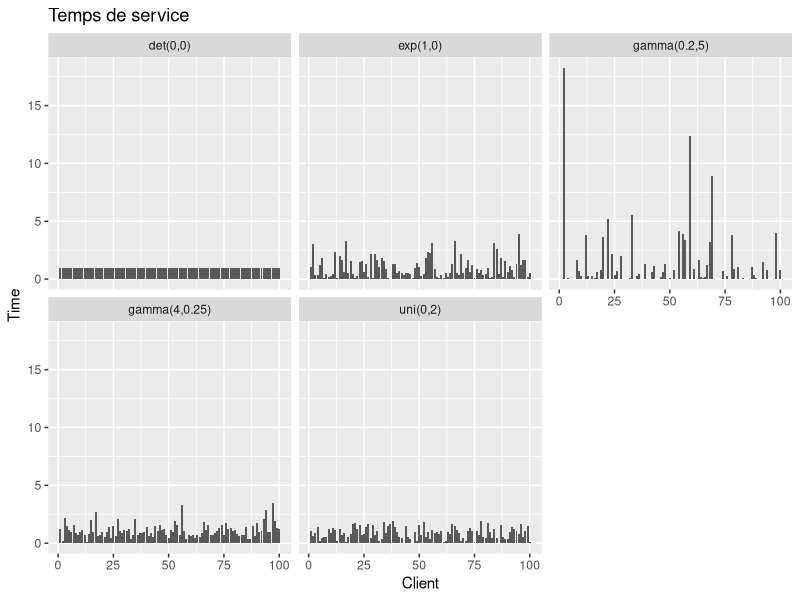
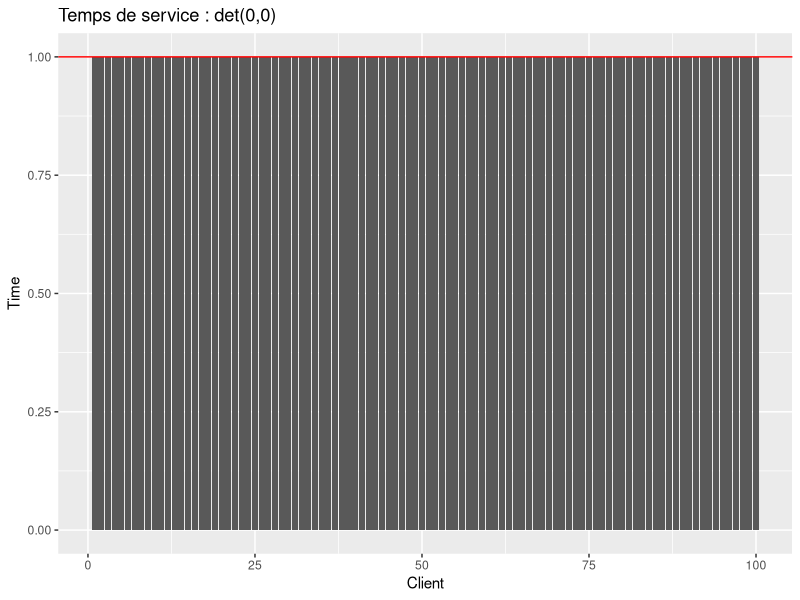
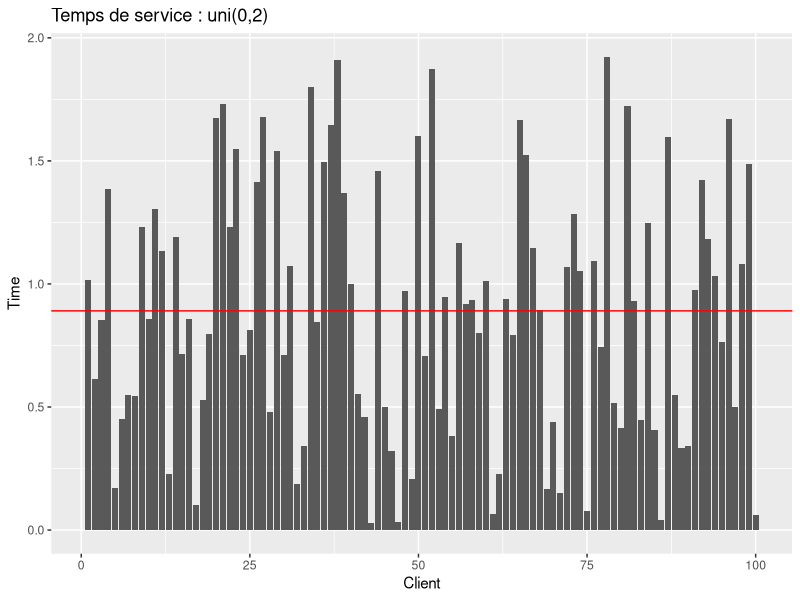
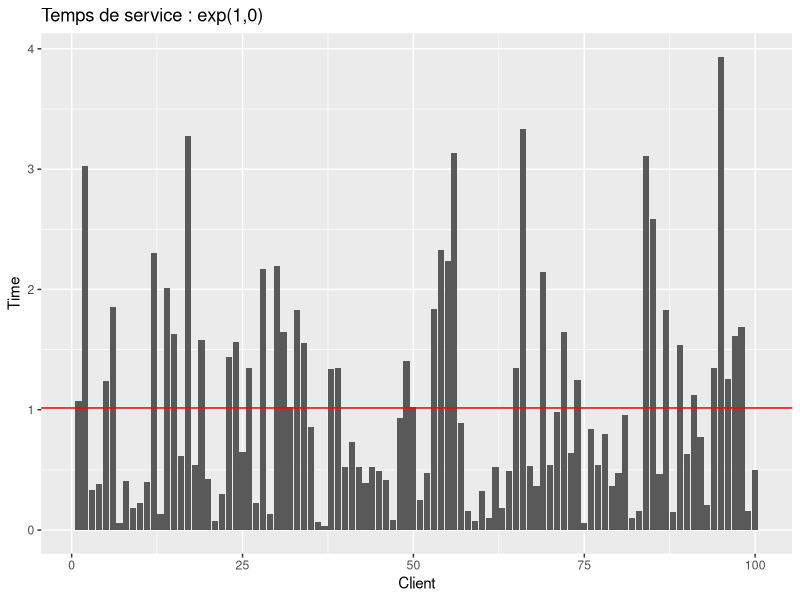
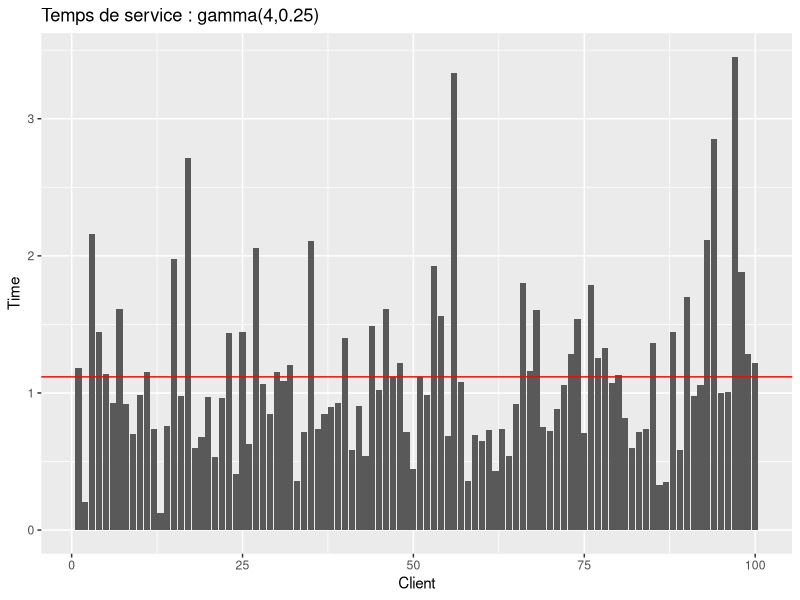
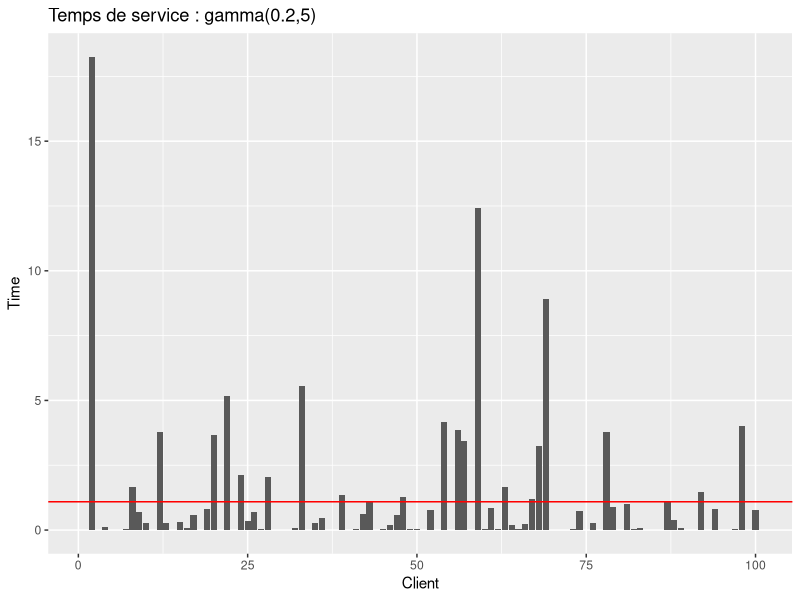
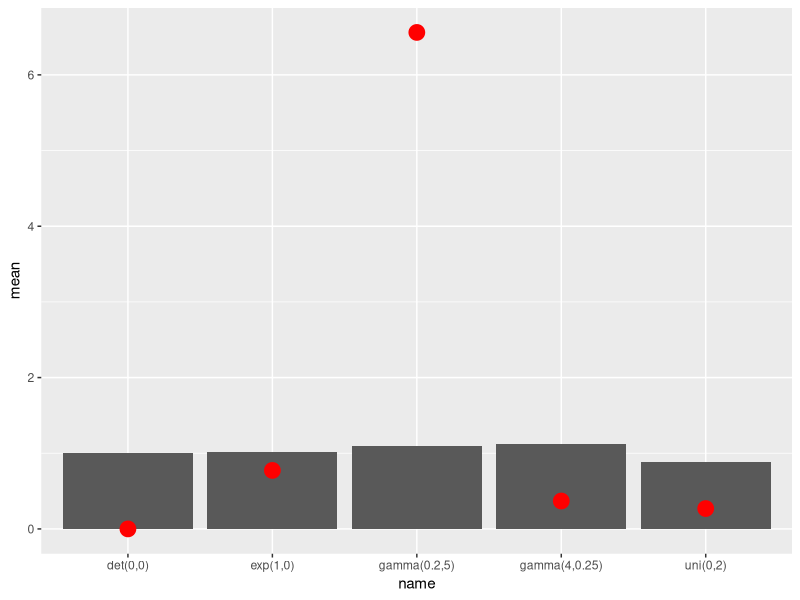
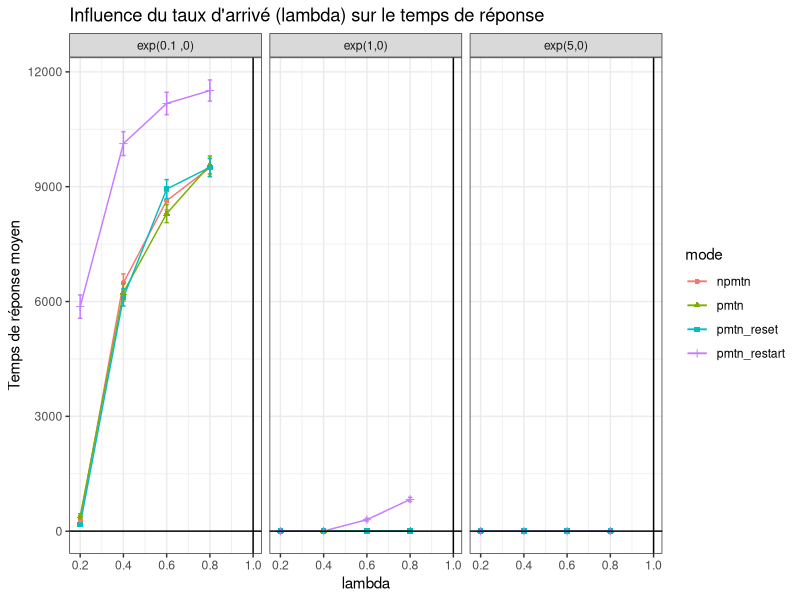

The R source for these figures, in order:
## ---- chunk 1
set.seed(10)
library(plyr)
library(ggplot2)

Service <- function(n=1,typeservice,x,y) {
# genere un temps de service
  switch(typeservice,
         det = rep(1,n),
         uni = runif(n,x,y),
         gamma = rgamma(n,shape=x,scale=y),
         exp = rexp(n,x)
         )
}

## ---- chunk 2
set.seed(10)

laws        = data.frame()
laws        = rbind(laws, data.frame(name="det(0,0)", fun="det", x=0, y=0))
laws        = rbind(laws, data.frame(name="uni(0,2)", fun="uni", x=0, y=2))
laws        = rbind(laws, data.frame(name="exp(1,0)", fun="exp", x=1, y=0))
laws        = rbind(laws, data.frame(name="gamma(4,0.25)", fun="gamma", x=4, y=0.25))
laws        = rbind(laws, data.frame(name="gamma(0.2,5)", fun="gamma", x=0.2, y=5))

n = 100
df = data.frame()

for (law in 1:nrow(laws)) {
  tmp = data.frame(value=Service(n, typeservice=as.character(laws[law,]$fun), laws[law,]$x, laws[law,]$y))
  tmp$id  = 1:length(tmp$value)  
  tmp$name = laws[law,]$name
  
  df = rbind(df, tmp)
}

## ---- chunk 3

ggplot(data=df, aes(x=id, y=value)) + 
  geom_bar(data=df,stat="identity", position="identity") + 
  #geom_hline(yintercept = mean(df$value), color="red") +
  facet_wrap(~name) +
  ylab("Time") + xlab("Client") + 
  ggtitle("Temps de service")


## ---- chunk 4

fun = df[df$name=="det(0,0)",]
ggplot(data=fun, aes(x=id, y=value)) + 
  geom_bar(data=fun,stat="identity", position="identity") + 
  geom_hline(yintercept = mean(fun$value), color="red") +
  ylab("Time") + xlab("Client") + 
  ggtitle(paste("Temps de service", as.character(fun[1,]$name), sep=" : "))

## ---- chunk 5

fun = df[df$name=="uni(0,2)",]
ggplot(data=fun, aes(x=id, y=value)) + 
  geom_bar(data=fun,stat="identity", position="identity") + 
  geom_hline(yintercept = mean(fun$value), color="red") +
  ylab("Time") + xlab("Client") + 
  ggtitle(paste("Temps de service", as.character(fun[1,]$name), sep=" : "))
## ---- chunk 6

fun = df[df$name=="exp(1,0)",]
ggplot(data=fun, aes(x=id, y=value)) + 
  geom_bar(data=fun,stat="identity", position="identity") + 
  geom_hline(yintercept = mean(fun$value), color="red") +
  ylab("Time") + xlab("Client") + 
  ggtitle(paste("Temps de service", as.character(fun[1,]$name), sep=" : "))
## ---- chunk 7

fun = df[df$name=="gamma(4,0.25)",]
ggplot(data=fun, aes(x=id, y=value)) + 
  geom_bar(data=fun,stat="identity", position="identity") + 
  geom_hline(yintercept = mean(fun$value), color="red") +
  ylab("Time") + xlab("Client") + 
  ggtitle(paste("Temps de service", as.character(fun[1,]$name), sep=" : "))
## ---- chunk 8

fun = df[df$name=="gamma(0.2,5)",]
ggplot(data=fun, aes(x=id, y=value)) + 
  geom_bar(data=fun,stat="identity", position="identity") + 
  geom_hline(yintercept = mean(fun$value), color="red") +
  ylab("Time") + xlab("Client") + 
  ggtitle(paste("Temps de service", as.character(fun[1,]$name), sep=" : "))

## ---- chunk 9
var(df[df$name=="gamma(4,0.25)",]$value)
mean(df[df$name=="gamma(4,0.25)",]$value)
## ---- chunk 10
var(df[df$name=="gamma(0.2,5)",]$value)
mean(df[df$name=="gamma(0.2,5)",]$value)
## ---- chunk 11
diff = ddply(df, c("name"), summarise, mean = mean(value), variance = var(value))
ggplot(diff, aes(x=name)) + 
  geom_bar(stat="identity", position="identity", aes(y=mean)) +
  geom_point(aes(y=variance), size=5, color="red") +
  geom_line(aes(y=variance))

## ---- chunk 12
FileLIFO <- function(n,lambda,typeservice,x,y,policy) {
    # simulates a M/GI/1 LIFO queue with different preemption policy
    # parameters:
    #    n :  total number of jobs
    #    lambda : arrival rate
    #    typeservice : service law (det uni gamma exp)
    #    x ,y : parameters of the service law
    #    policy: npmtn, pmtn, pmtn_restart, pmtn_reset
    # return value:
    #    vector with response time of each task assuming the queue is initially empty
    
    A <- rexp(n,lambda)         # inter arrival
    t1 <- cumsum(A)             # arrival dates
    t2 <- rep(NA,n)             # completion dates
    S <- Service(n,typeservice,x,y) # initial service times
    
    #### Variables that define the state of the queue
    t = 0               # current time
    remaining = rep(NA,n)  # how much work remains to do for each task
    running = NA        # index of the currently running task
    waiting = c()       # stack with tasks which have arrived and have not been completed yet
    next_arrival = 1    # index of the next task to arrive
    sys_vide = 0        # by curiosity let's count the number of times the system is empty
    sys_interrupted = 0 # by curiosity let's count the number of times the system is interrupted
    used = rep(0, n)    # by curiosity let's count the total of time used by a process (including its restart)
    #interrupted = data.frame()  # by curiosity let's save the preemptions for counting them later
    
    #### A few useful local functions 
    run_task = function() { # runs the last task of the waiting list
      #if there is still a process in the stack to run, we take the last one in
      if(length(waiting)>0) {
        running <<- waiting[length(waiting)] #it unstacks th e last one
        #we update the remaning time : it depends on the policy chosen
        remaining[running] <<- switch(policy,
                                      #the process restart from the beginning
                                      npmtn = S[running],
                                      
                                      #At first loop it takes S[running], but after remaining[running] is returned
                                      pmtn = min(S[running],remaining[running],na.rm=T),
                                      
                                      #the process restart from the beginning
                                      pmtn_restart = S[running],
                                      
                                      #the process restart with a shorter time
                                      pmtn_reset = Service(1,typeservice,x,y)
                                      )
        waiting <<- waiting[-length(waiting)] #renvoie le tableau privé de l'element a la position length(waiting) => le dernier element empilé
      }
    }

    push_task = function() { # insert the next_arrival-th task to the waiting list
                             # and run it if there is preemption
      if(policy != "npmtn") {
        if(!is.na(running)) {
          waiting <<- c(waiting,running) #it stacks the current process, if t==t1[next_arrival]
          #interrupted = rbind(interrupted, data.frame(id=running, when=t, remaining=remaining[running]))
        }
        running <<- NA
      }
      waiting <<- c(waiting,next_arrival)
      next_arrival <<- next_arrival+1 
      if(is.na(running)) { run_task() }
    }

    #### Main simulation loop
    while(TRUE) { 
      #dt is the time we will minus the remaning running process time
      # Look for next event
      dt = NA
      #have we reached the number max of process arrival ?
      if(next_arrival <=n) { dt = min(dt ,(t1[next_arrival]-t), na.rm=T ) } #dt=t1[..]-t it's a bit akward to take the min with dt because NA are deleted. Notice that t1[next_arrival]-t=dt is the next process arrival time - current time. So this is the elapsed time
      
      #is some process running ? if so, we finish executing it if its remainning time is lower than the delta time of the next arrival
      if(!is.na(running))  { dt = min(dt,remaining[running], na.rm=T) }
      
      #we've reached the max of process (no next arrival) and no process is running, we take off
      if(is.na(dt)) { break }
      
      # Update state
      t=t+dt
      if(!is.na(running)) {
        remaining[running] = remaining[running] - dt
        used[running] = used[running] + dt
        if(remaining[running]<=0) {
          t2[running] = t
          running = NA
          
          #it unstacks the last process and it launchs it depending on the policy chosen (resume, restart, restart with lower time), and affect remain[running] to the corresponding time service
          run_task()
        }
      }
      if((next_arrival<=n) & (t==t1[next_arrival])) {
        push_task() #insert the next_arrival-th task to the waiting list and run it if there is preemption
      }
      
    }
    
    #count the number of times the system is empty
    for(i in 2:n) {
      if ( t1[i]>t2[i-1]) {
        sys_vide = sys_vide + 1
      }
    }
    
    list (jobs = data.frame(arrival = t1, completion=t2, service=used, theoricService=S, response=(t2-t1)), 
          sys_vide = sys_vide)
}    

## ---- chunk 13

set.seed(10)
lambda_min  = 0.1
lambda_max  = 0.95
step        = 0.05
lambdas     = c(.2, .4, .6, .8) #seq(lambda_min, lambda_max, step)
n           = 5000
policies    = c("npmtn","pmtn", "pmtn_restart", "pmtn_reset")

laws        = data.frame()
laws        = rbind(laws, data.frame(name="exp(1,0)", fun="exp", x=1, y=0))
laws        = rbind(laws, data.frame(name="exp(5,0)", fun="exp", x=3, y=0))
laws        = rbind(laws, data.frame(name="exp(0.1 ,0)", fun="exp", x=0.2, y=0))

df = data.frame()
for(law in 1:nrow(laws)) {
  for(policy in policies){ 
    for(lambda in lambdas) {
        tmp=FileLIFO(n, lambda, typeservice=as.character(laws[law,]$fun), laws[law,]$x, laws[law,]$y, policy)$jobs
        tmp$mode = policy
        tmp$lambda = lambda
        tmp$id=1:length(tmp$arrival)
        tmp$law = laws[law,]$name
        df = rbind(df, tmp)
    }
  }
}

library(plyr)
res = ddply(df, c("law", "mode", "lambda"), summarize, n = length(response), responseM=mean(response), sd_response=sd(response))

## ---- chunk 14
ggplot(data=res, aes(x = lambda, y = responseM, color = mode, shape = mode)) + 
  geom_line() +
  geom_point() + 
  geom_errorbar(width = 0.02, aes(x = lambda, y = responseM, ymin = responseM - 2 * sd_response/sqrt(n), ymax = responseM + 2 * sd_response/sqrt(n))) + 
  geom_vline(xintercept = 1) +
  geom_hline(yintercept = 1) +
  theme_bw() +
  facet_wrap(~law) +
  xlab("lambda") +
  ylab("Temps de réponse moyen") +
  ggtitle("Influence du taux d'arrivé (lambda) sur le temps de réponse")

## ---- chunk 15

set.seed(10)
lambda_min  = 0.1
lambda_max  = 0.95
lambdas     = c(.2, .4, .6, .8) #seq(lambda_min, lambda_max, step)
step        = 0.05
n           = 10000
x           = 1
y           = 1
policies    = c("npmtn","pmtn", "pmtn_restart", "pmtn_reset")

df = data.frame()
for(policy in policies){ 
  for(lambda in lambdas) {
      route=FileLIFO(n, lambda, typeservice="exp", x, y, policy)
      tmp=route$jobs
      tmp$mode = policy
      tmp$lambda = lambda
      tmp$id=1:length(tmp$arrival)
      tmp$n = n
      tmp$sys_vide = route$sys_vide
      tmp$sys_interrupted=(tmp$n-tmp$sys_vide)
      df = rbind(df, tmp)
  }
}


library(plyr)
res = ddply(df, c("mode", "lambda", "n", "sys_vide", "sys_interrupted"), summarize, serviceM= mean(service), sd_service=sd(service), responseM=mean(response), sd_response=sd(response))

## ---- chunk 16

ggplot(data=res, aes(x = lambda, y = responseM, color = mode, shape = mode)) + 
  geom_line() +
  geom_point() + 
  geom_errorbar(width = 0.02, aes(x = lambda, y = responseM, ymin = responseM - 2 * sd_response/sqrt(n), ymax = responseM + 2 * sd_response/sqrt(n))) + 
  geom_vline(xintercept = 1) +
  geom_hline(yintercept = 1) +
  theme_bw() +
  xlab("lamba") +
  ylab("Temps de réponse moyen") +
  ggtitle("Influence du taux d'arrivé (lambda) sur le temps de réponse")
## ---- chunk 17
#mean = ddply(res, c("lambda"), summarize, sys_int= mean(sys_interrupted))
ggplot(data=res, aes(x=lambda) )+
  geom_point(aes (y=(sys_interrupted), colour=(sys_interrupted), shape=mode)) +
  geom_smooth(data=res, (aes(y=sys_interrupted)), method="lm")
#geom_smooth(data=mean, (aes(y=sys_int)), method="lm")
## ---- chunk 18

set.seed(10)
lambda_min  = 0.1
lambda_max  = 0.95
lambdas     = c(.2, .4, .6, .8) #seq(lambda_min, lambda_max, step)
step        = 0.05
n           = 5000
policies    = c("npmtn","pmtn", "pmtn_restart", "pmtn_reset")

laws        = data.frame()
laws        = rbind(laws, data.frame(name="det(0,0)", fun="det", x=0, y=0))
laws        = rbind(laws, data.frame(name="uni(0,2)", fun="uni", x=0, y=2))
laws        = rbind(laws, data.frame(name="exp(1,0)", fun="exp", x=1, y=0))
laws        = rbind(laws, data.frame(name="gamma(4,0.25)", fun="gamma", x=4, y=0.25))
laws        = rbind(laws, data.frame(name="gamma(O.2,5)", fun="gamma", x=0.2, y=5))

df = data.frame()
for(law in 1:nrow(laws)) {
  for(policy in policies){ 
    for(lambda in lambdas) {
        tmp=FileLIFO(n, lambda, typeservice=as.character(laws[law,]$fun), laws[law,]$x, laws[law,]$y, policy)$jobs
        tmp$mode = policy
        tmp$lambda = lambda
        tmp$id=1:length(tmp$arrival)
        tmp$law = laws[law,]$name
        df = rbind(df, tmp)
    }
  }
}

library(plyr)
res = ddply(df, c("law", "mode", "lambda"), summarize, n = length(response), responseM=mean(response), sd_response=sd(response))

## ---- chunk 19
ggplot(data=res, aes(x = lambda, y = responseM, color = mode, shape = mode)) + 
  geom_line() +
  geom_point() + 
  geom_errorbar(width = 0.02, aes(x = lambda, y = responseM, ymin = responseM - 2 * sd_response/sqrt(n), ymax = responseM + 2 * sd_response/sqrt(n))) + 
  geom_vline(xintercept = 1) +
  geom_hline(yintercept = 1) +
  theme_bw() +
  facet_wrap(~law) +
  xlab("lambda") +
  ylab("Temps de réponse moyen") +
  ggtitle("Influence du taux d'arrivé (lambda) sur le temps de réponse")

## ---- chunk 20
ggplot(data=res, aes(x = lambda, y = responseM, color = mode, shape = mode)) + 
  geom_line() +
  geom_point() + 
  geom_errorbar(width = 0.02, aes(x = lambda, y = responseM, ymin = responseM - 2 * sd_response/sqrt(n), ymax = responseM + 2 * sd_response/sqrt(n))) + 
  geom_vline(xintercept = 1) +
  geom_hline(yintercept = 1) +
  ylim(0,20) + 
  xlim(0, 1) +
  theme_bw() +
  facet_wrap(~law) +
  xlab("lambda") +
  ylab("Temps de réponse moyen") +
  ggtitle("Influence du taux d'arrivé (lambda) sur le temps de réponse")

